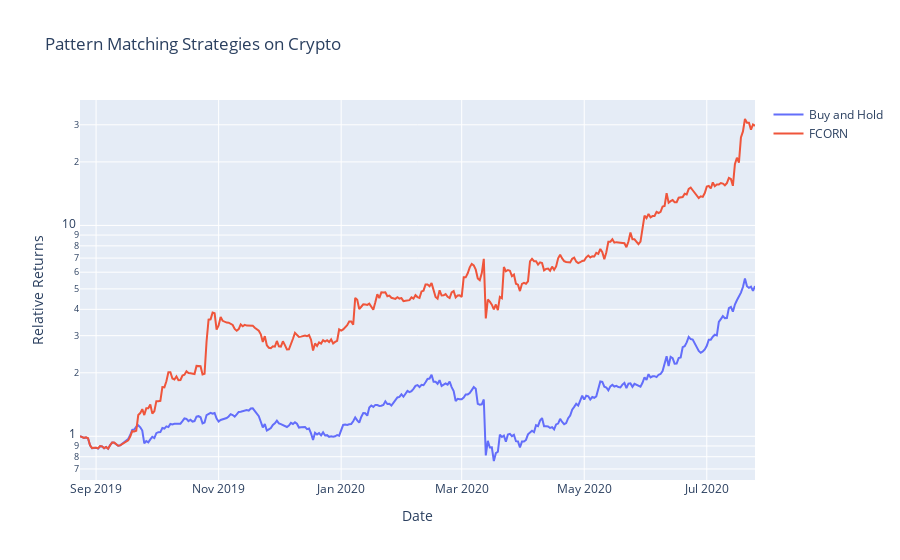

Notebook code for this chart:
### Code cell
fig = go.Figure()
idx = pm.portfolio_return.index
fig.add_trace(go.Scatter(x=idx, y=bah.portfolio_return['Returns'], name="Buy and Hold"))
fig.add_trace(go.Scatter(x=idx, y=pm.portfolio_return['Returns'], name="FCORN"))
fig.update_layout(title='Pattern Matching Strategies on Crypto', xaxis_title='Date', yaxis_title='Relative Returns', yaxis_type="log")
fig.show()

### Figure 1 — Plotly figure (JSON) as saved in the notebook; plotly's stock layout.template omitted (floating-point values rounded to 4 significant figures; data arrays with more than 128 entries replaced by an {"elided": "..."} marker saying what was removed)
{"data": [{"name": "Buy and Hold", "type": "scatter", "x": {"elided": "337 str values"}, "y": {"elided": "337 float values"}}, {"name": "FCORN", "type": "scatter", "x": {"elided": "337 str values"}, "y": {"elided": "337 float values"}}], "layout": {"title": {"text": "Pattern Matching Strategies on Crypto"}, "xaxis": {"title": {"text": "Date"}}, "yaxis": {"title": {"text": "Relative Returns"}, "type": "log"}}}
